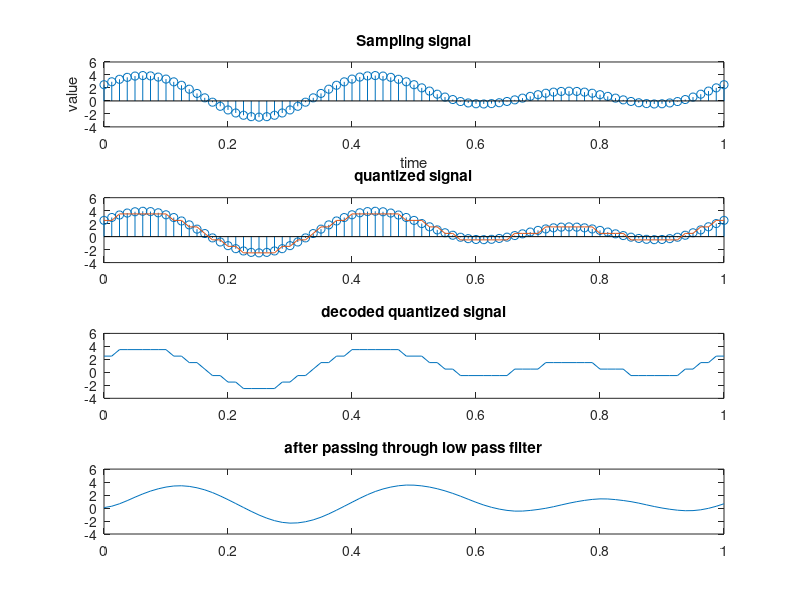

Reproduce this figure in MATLAB.
close all
clc

fs = 80  % sample frequency
t= 0:1/fs:1; % time interval

x = 1+ 2*sin(2*pi*3*t)+ 1.5*cos(2*pi*2*t); % input signal


subplot(4,1,1)
stem(t,x);
xlabel('time');
ylabel('value');
axis([0 1 -4 6])
title('Sampling signal'); %plot of the input signal


en = [] % array to store binary data
qx=[] %stores the quantized values of the signal
for i=1:length(x) % dividing the signals into levels(3 bit)
    if(x(i)>3 && x(i)<=4)  % maximum amplitude of the signal is 4 and minimum is -3
        qx(i)= 3.5;
        e = [0 0 0];
    elseif(x(i)>2 && x(i)<=3)
        qx(i)= 2.5;
        e = [0 0 1];        
    elseif(x(i)>1 && x(i)<=2)
        qx(i)=1.5;
        e=[0 1 0];
    elseif(x(i)>0 && x(i)<=1)
        qx(i) = 0.5;
        e= [0 1 1];
    elseif(x(i)>-1 && x(i)<=0)
        qx(i)= -0.5;
        e= [1 0 0];
    elseif(x(i)>-2 && x(i)<=-1)
        qx(i)= -1.5;
        e=[1 0 1];
    else(x(i)>-3 && x(i)<=-2)
        qx(i) = -2.5;
        e= [1 1 0];
    end
    en = [en e];
end

subplot(4,1,2)
stem(t,x);hold on
axis([0 1 -4 6])
plot(t,qx); % plot of quantized values
title('quantized signal')
 % encoded signal is transmitted ( array 'en')
%decode of binary data
Xd = [] 
for i=1:3:length(en)-2
    if(en(i)==0 && en(i+1)==0 && en(i+2)==0)
        xd= 3.5;
    elseif(en(i)==0 && en(i+1)==0 && en(i+2)==1)
        xd = 2.5;
    elseif(en(i)==0 && en(i+1)==1 && en(i+2)==0)
        xd= 1.5;
    elseif(en(i)==0 && en(i+1)==1 && en(i+2)==1)
        xd = 0.5;
    elseif(en(i)==1 && en(i+1)==0 && en(i+2)==0)
        xd = -0.5;
    elseif(en(i)==1 && en(i+1)==0 && en(i+2)==1)
        xd = -1.5;
    else(en(i)==1 && en(i+1)==1 && en(i+2)==0)
        xd = -2.5;
    end
    Xd = [Xd xd]; 
end
subplot(4,1,3)
plot(t,Xd)
axis([0 1 -4 6])
title('decoded quantized signal') %plot of decoded quantized values

[a b]= butter(2,3*3/fs); % lowpass filter
finalXd = filter(a,b,Xd);
subplot(4,1,4)
plot(t,finalXd)
axis([0 1 -4 6])
title('after passing through low pass filter') % decoded signal